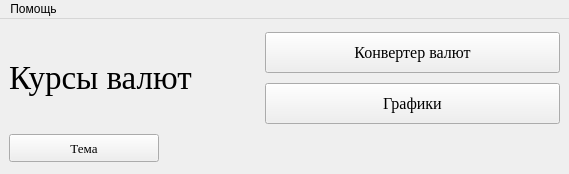
<?xml version="1.0" encoding="UTF-8"?>
<ui version="4.0">
 <class>MainWindow</class>
 <widget class="QMainWindow" name="MainWindow">
  <property name="geometry">
   <rect>
    <x>0</x>
    <y>0</y>
    <width>569</width>
    <height>174</height>
   </rect>
  </property>
  <property name="windowTitle">
   <string>Курсы валют</string>
  </property>
  <widget class="QWidget" name="centralwidget">
   <layout class="QGridLayout" name="gridLayout">
    <item row="0" column="0" rowspan="2">
     <widget class="QLabel" name="label">
      <property name="minimumSize">
       <size>
        <width>250</width>
        <height>91</height>
       </size>
      </property>
      <property name="font">
       <font>
        <family>Times New Roman</family>
        <pointsize>25</pointsize>
       </font>
      </property>
      <property name="text">
       <string>Курсы валют</string>
      </property>
     </widget>
    </item>
    <item row="0" column="1">
     <widget class="QPushButton" name="pushButton">
      <property name="minimumSize">
       <size>
        <width>271</width>
        <height>41</height>
       </size>
      </property>
      <property name="font">
       <font>
        <family>Times New Roman</family>
        <pointsize>12</pointsize>
       </font>
      </property>
      <property name="text">
       <string>Конвертер валют</string>
      </property>
     </widget>
    </item>
    <item row="1" column="1">
     <widget class="QPushButton" name="pushButton_2">
      <property name="minimumSize">
       <size>
        <width>271</width>
        <height>41</height>
       </size>
      </property>
      <property name="font">
       <font>
        <family>Times New Roman</family>
        <pointsize>12</pointsize>
       </font>
      </property>
      <property name="text">
       <string>Графики</string>
      </property>
     </widget>
    </item>
    <item row="2" column="0">
     <widget class="QPushButton" name="tema">
      <property name="minimumSize">
       <size>
        <width>93</width>
        <height>28</height>
       </size>
      </property>
      <property name="maximumSize">
       <size>
        <width>150</width>
        <height>28</height>
       </size>
      </property>
      <property name="font">
       <font>
        <family>Times New Roman</family>
        <pointsize>10</pointsize>
       </font>
      </property>
      <property name="text">
       <string>Тема</string>
      </property>
     </widget>
    </item>
   </layout>
  </widget>
  <widget class="QMenuBar" name="menuBar">
   <property name="geometry">
    <rect>
     <x>0</x>
     <y>0</y>
     <width>569</width>
     <height>26</height>
    </rect>
   </property>
   <widget class="QMenu" name="menu">
    <property name="title">
     <string>Помощь</string>
    </property>
    <addaction name="action"/>
   </widget>
   <addaction name="menu"/>
  </widget>
  <action name="action">
   <property name="text">
    <string>О программе</string>
   </property>
  </action>
  <action name="about_action">
   <property name="text">
    <string>О программе</string>
   </property>
  </action>
 </widget>
 <resources/>
 <connections/>
</ui>
